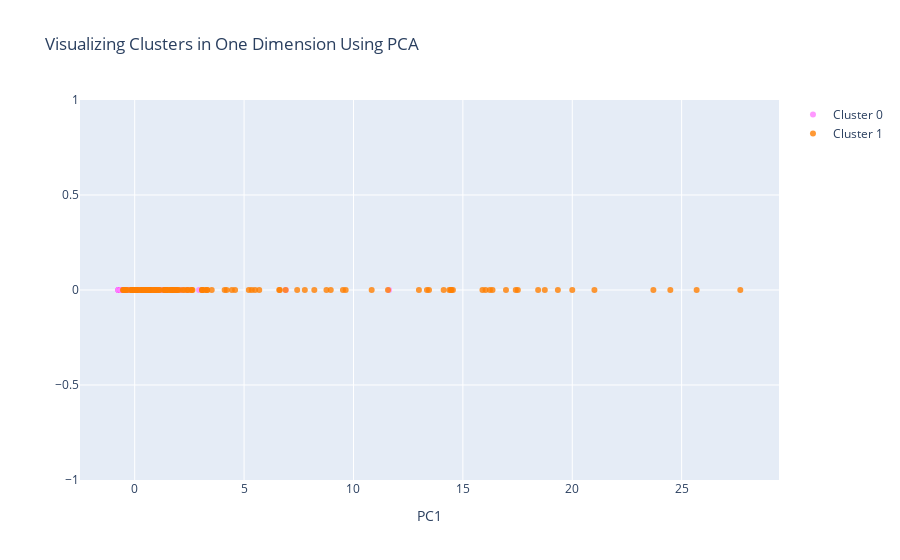

Notebook cell for this chart:
### Code cell
#Instructions for building the 1-D plot

#trace1 is for 'Cluster 0'
trace1 = go.Scatter(
                    x = cluster0["PC1_1d"],
                    y = cluster0["dummy"],
                    mode = "markers",
                    name = "Cluster 0",
                    marker = dict(color = 'rgba(255, 128, 255, 0.8)'),
                    text = None)

#trace2 is for 'Cluster 1'
trace2 = go.Scatter(
                    x = cluster1["PC1_1d"],
                    y = cluster1["dummy"],
                    mode = "markers",
                    name = "Cluster 1",
                    marker = dict(color = 'rgba(255, 128, 2, 0.8)'),
                    text = None)

# #trace3 is for 'Cluster 2'
# trace3 = go.Scatter(
#                     x = cluster2["PC1_1d"],
#                     y = cluster2["dummy"],
#                     mode = "markers",
#                     name = "Cluster 2",
#                     marker = dict(color = 'rgba(0, 255, 200, 0.8)'),
#                     text = None)

data = [trace1, trace2] # , trace3]

title = "Visualizing Clusters in One Dimension Using PCA"

layout = dict(title = title,
              xaxis= dict(title= 'PC1',ticklen= 5,zeroline= False),
              yaxis= dict(title= '',ticklen= 5,zeroline= False)
             )

fig = dict(data = data, layout = layout)

iplot(fig)

### Figure 1 — Plotly figure (JSON) as saved in the notebook; plotly's stock layout.template omitted (floating-point values rounded to 4 significant figures; data arrays with more than 128 entries replaced by an {"elided": "..."} marker saying what was removed)
{"data": [{"marker": {"color": "rgba(255, 128, 255, 0.8)"}, "mode": "markers", "name": "Cluster 0", "type": "scatter", "x": {"elided": "1510 float values"}, "y": {"elided": "1510 int values"}}, {"marker": {"color": "rgba(255, 128, 2, 0.8)"}, "mode": "markers", "name": "Cluster 1", "type": "scatter", "x": [17.42, 0.7334, 16.24, 1.729, 14.55, 6.606, 0.6903, 8.21, 5.501, 24.48, 8.764, 7.775, 4.112, -0.09104, -0.5317, 1.319, 1.418, 11.58, 13.36, 2.64, 8.961, 9.518, -0.3873, -0.4292, 1.87, 20.0, 0.7064, 14.38, 3.307, 1.751, 2.608, 9.643, 4.201, 0.61, -0.5174, 14.45, 0.2032, -0.1263, 16.04, 0.9094, 5.215, 2.057, 1.608, 7.426, 18.75, 1.45, 1.371, 1.516, 0.6012, -0.006831, 3.315, 0.06694, 1.07, 4.589, 0.9805, 18.44, 16.36, 13.45, 0.5982, 0.4892, 4.442, 2.199, 2.581, 1.441, 1.679, 16.97, -0.1553, 19.34, 0.4175, 1.735, 3.089, 0.7842, 0.6008, 1.102, 2.276, 1.381, 15.9, 3.099, 6.633, 0.3201, 14.12, 1.155, 1.953, 12.99, 17.51, -0.1189, 5.351, 0.127, -0.1305, -0.1217, 6.899, 1.66, 0.3301, 21.01, 1.447, 10.83, 2.41, 0.3278, 5.693, 3.521, 25.69, 2.427, 0.1254, 0.3274, 0.01383, -0.466, 0.5558, 3.072, -0.3055, 0.4961, 23.71, 0.4275, 3.221, 1.9, 1.848, 1.961, 0.9782, 27.68, 14.47, 0.8792, 0.5987, 0.8856, 0.01202], "y": [0, 0, 0, 0, 0, 0, 0, 0, 0, 0, 0, 0, 0, 0, 0, 0, 0, 0, 0, 0, 0, 0, 0, 0, 0, 0, 0, 0, 0, 0, 0, 0, 0, 0, 0, 0, 0, 0, 0, 0, 0, 0, 0, 0, 0, 0, 0, 0, 0, 0, 0, 0, 0, 0, 0, 0, 0, 0, 0, 0, 0, 0, 0, 0, 0, 0, 0, 0, 0, 0, 0, 0, 0, 0, 0, 0, 0, 0, 0, 0, 0, 0, 0, 0, 0, 0, 0, 0, 0, 0, 0, 0, 0, 0, 0, 0, 0, 0, 0, 0, 0, 0, 0, 0, 0, 0, 0, 0, 0, 0, 0, 0, 0, 0, 0, 0, 0, 0, 0, 0, 0, 0, 0]}], "layout": {"title": {"text": "Visualizing Clusters in One Dimension Using PCA"}, "xaxis": {"ticklen": 5, "title": {"text": "PC1"}, "zeroline": false}, "yaxis": {"ticklen": 5, "title": {"text": ""}, "zeroline": false}}}
